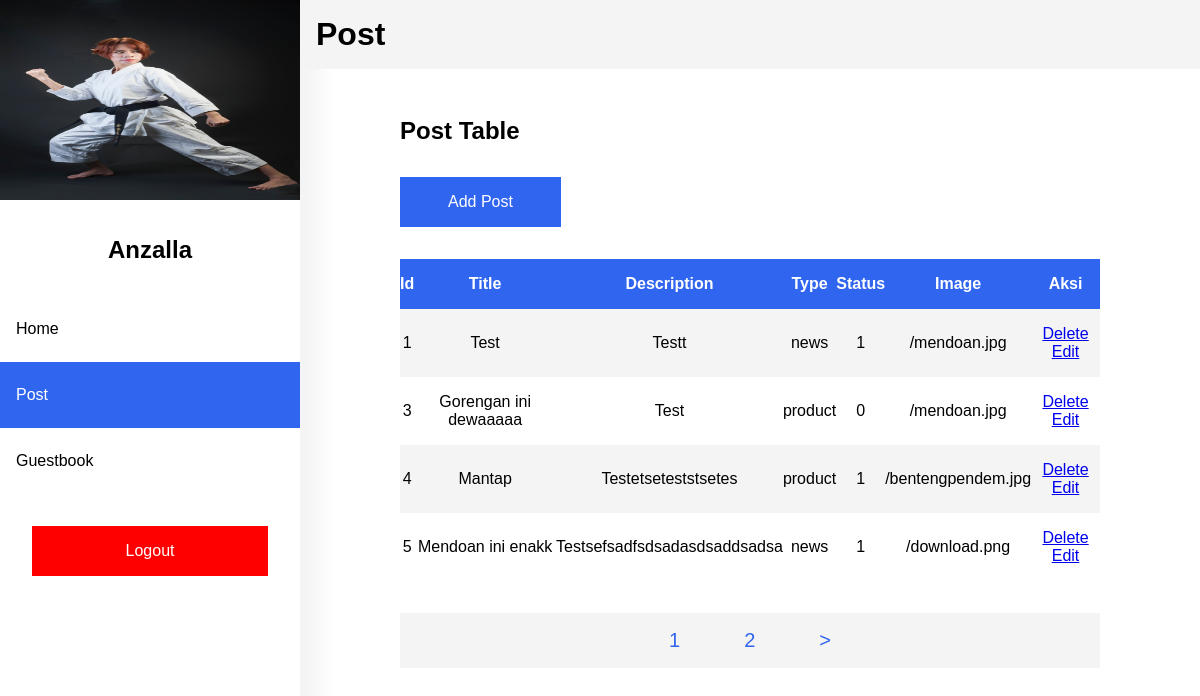
The app's page /public/post (signed in) with its own data.
### tables this page shows
CREATE TABLE `user` (
  `id` int(20) NOT NULL,
  `email` varchar(40) NOT NULL,
  `fullname` varchar(50) NOT NULL,
  `password` varchar(100) NOT NULL,
  `img` varchar(50) NOT NULL
);

CREATE TABLE `post` (
  `id` int(30) NOT NULL,
  `title` varchar(30) NOT NULL,
  `description` longtext NOT NULL,
  `img` varchar(40) NOT NULL,
  `type` varchar(20) NOT NULL,
  `is_published` tinyint(1) NOT NULL
);

### app/core/Controller.php (called while the page is built, shortened)
<?php
	class Controller{
		public function view($view, $data = []){
			require_once '../app/view/' . $view . '.php';
		}
		public function model($model){
			return new $model;
		}
	}
 ?>

### app/core/App.php (called while the page is built, shortened)
<?php
	class App{
		protected $method = 'index';
		protected $params = [];
		public function __construct(){
			$this->controller = new $this->controller;
			call_user_func_array([$this->controller, $this->method], $this->params);
		}
	}
 ?>

### public/index.php (called while the page is built, shortened)
<?php
	$app = new App;
 ?>

### app/core/Database.php (called while the page is built, shortened)
<?php
	class Database{
		private $db_host = DB_HOST;
		private $db_name = DB_NAME;
		private $username = DB_USERNAME;
		private $password = DB_PASSWORD;
		private $data_handler;
		private $statement;
		public function __construct(){
			$source = "mysql:host={$this->db_host};dbname={$this->db_name}";
			$options = [
				PDO::ATTR_PERSISTENT => true,
				PDO::ATTR_ERRMODE => PDO::ERRMODE_EXCEPTION,
			];
			try {
				$this->data_handler = new PDO($source, $this->username, $this->password, $options);
			} catch (PDOException $e) {
				die($e -> getMessage());
			}
		}
		public function query($query){
			$this->statement = $this->data_handler->prepare($query);
		}
		public function bind($param, $value, $type = null){
			if (is_null($type)) {
				switch (true) {
					case is_int($value):
						$type = PDO::PARAM_INT;
						break;
					default:
						$type = PDO::PARAM_STR;
						break;
				}
			}
			$this->statement->bindValue($param, $value, $type);
		}
		public function execute(){
			$this->statement->execute();
		}
		public function gets($table){
			$this->query("SELECT * FROM {$table}");
			$this->execute();
			return $this->statement->fetchAll(PDO::FETCH_ASSOC);
		}
		public function get(){
			$this->execute();
			return $this->statement->fetch(PDO::FETCH_ASSOC);
		}
	}
 ?>

### app/model/User_model.php (called while the page is built, shortened)
<?php
	class User_model{
		private $table = 'user';
		private $db;
		public function __construct(){
			$this->db = new Database;
		}
		public function getByEmail($email){
			$this->db->query("SELECT * FROM {$this->table} WHERE email = :email");
			$this->db->bind('email', $email);
			$this->db->execute();
			return $this->db->get();
		}
	}
 ?>

### app/model/Post_model.php (called while the page is built, shortened)
<?php
	class Post_model{
		private $table = 'post';
		private $db;
		public function __construct(){
			$this->db = new Database;
		}
		public function gets($table){
			return $this->db->gets($table);
		}
		public function getAll(){
			if($_GET['halaman'] != null){
				$awalData = (4 * $_GET['halaman']) - 4;
			}else{
				$awalData = 0;
			}
			$this->db->query("SELECT * FROM {$this->table} LIMIT :awal, 4");
			$this->db->bind('awal', $awalData);
				$this->db->execute();
			return $this->db->all();
		}
	}
 ?>

### app/view/admin/post/index.php (the view, shortened to what this page needs)
<!DOCTYPE html>
<html>
<head>
	<link rel="stylesheet" type="text/css" href="<?php echo BASEURL . '/css/main.css' ?>">
</head>
<body>
	<div class="app flex">
		<div class="side-bar">
			<img src="<?php echo BASEURL . '/media' . $data['user']['img'] ?>">
			<h2><?php echo $data['user']['fullname'] ?></h2>
			<div class="items">
				<div class="item">
					<a href="<?php echo BASEURL . '/admin' ?>">Home</a>
					<a href="<?php echo BASEURL . '/post' ?>" class="active">Post</a>
					<a href="<?php echo BASEURL . '/guestbook' ?>">Guestbook</a>
				</div>
				<a href="<?php echo BASEURL . '/user/logout' ?>" class="logout">Logout</a>
			</div>
		</div>
		<div class="main-admin">
			<div class="title">
				<h1>Post</h1>
			</div>
			<div class="content-admin container">
				<h2>Post Table</h2>
				<a href="<?php echo BASEURL . '/post/add' ?>" class="add">Add Post</a>
				<table>
					<tr>
						<th>Id</th>
						<th>Title</th>
						<th>Description</th>
						<th>Type</th>
						<th>Status</th>
						<th>Image</th>
						<th>Aksi</th>
					</tr>
					<?php foreach ($data['table'] as $value): ?>
						<tr>
							<td><?php echo $value['id'] ?></td>
							<td><?php echo $value['title'] ?></td>
							<td><?php echo $value['description'] ?></td>
							<td><?php echo $value['type'] ?></td>
							<td><?php echo $value['is_published'] ?></td>
							<td><?php echo $value['img'] ?></td>
							<td>
								<a href="<?php echo BASEURL . '/post/delete/' . $value['id'] ?>">Delete</a>
								<a href="<?php echo BASEURL . '/post/edit/' . $value['id'] ?>">Edit</a>
							</td>
						</tr>
					<?php endforeach ?>
				</table>
				<div class="row justify-center pagination">
				<?php
					$halamanaktif = $_GET['halaman'];
				?>
				<?php
					for($i = 1; $i <= $data['halaman']; $i++):
				?>
					<a href="?halaman=<?php echo $i?>"><?php echo $i?></a>
				<?php
				endfor;
				?>
				<a href="?halaman=<?php echo $halamanaktif + 1?>">></a>
				</div>
			</div>
		</div>
	</div>
</body>
</html>

### public/css/main.css (style rules this page uses)
*,body { margin: 0; padding: 0; box-sizing: border-box; font-family: Helvetica; }
:root { --main-color: #3065EF; }
.container { padding-left: 100px; padding-right: 100px; }
.row { display: flex; display: -ms-flex; display: -moz-flex; display: -webkit-flex; flex-direction: row; flex-wrap: wrap; }
.flex { display: flex; display: -ms-flex; display: -moz-flex; display: -webkit-flex; flex-direction: row; }
.justify-center { justify-content: center; }
.pagination { margin-top: 2rem; background-color: #f4f4f4; padding: 1rem; }
.pagination a { text-decoration: none; color: var(--main-color); padding: 0 2rem; font-size: 20px; }
.side-bar { width: 300px; position: fixed; height: 100vh; box-shadow: 0 0 20px 20px #f4f4f4; }
.side-bar img { width: 100%; height: 200px; }
.side-bar h2 { text-align: center; padding: 2rem 0; }
.side-bar .items .item a { display: block; width: 100%; padding: 1.5rem 1rem; color: black; text-decoration: none; }
.side-bar .items .item a.active { color: white; background-color: var(--main-color); background-color: #3065EF; }
.side-bar .logout { display: block; margin: 2rem; background-color: red; padding: 1rem 2rem; text-align: center; color: white; text-decoration: none; }
.main-admin { position: relative; margin-left: 300px; width: 100%; }
.main-admin .title { display: block; padding: 1rem 1rem; background-color: #f4f4f4; }
.content-admin { margin-top: 3rem; }
.add { display: inline-block; padding: 1rem 3rem; background-color: var(--main-color); background-color: #3065EF; color: white; text-decoration: none; text-align: center; margin: 2rem 0; }
table { width: 100%; text-align: center; border-collapse: collapse; }
table th { padding: 1rem 0; color: white; background-color: var(--main-color); background-color: #3065EF; }
table tr td { padding: 1rem 0; }
table tr:nth-child(even) { background-color: #f4f4f4; }

### records on screen
user: img (picture), fullname "Anzalla"
post: id "1", title "Test", description "Testt", type "news", is_published "1", img "/mendoan.jpg"
post: id "3", title "Gorengan ini dewaaaaa", description "Test", type "product", is_published "0", img "/mendoan.jpg"
post: id "4", title "Mantap", description "Testetseteststsetes", type "product", is_published "1", img "/bentengpendem.jpg"
post: id "5", title "Mendoan ini enakk", description "Testsefsadfsdsadasdsaddsadsa", type "news", is_published "1", img "/download.png"
